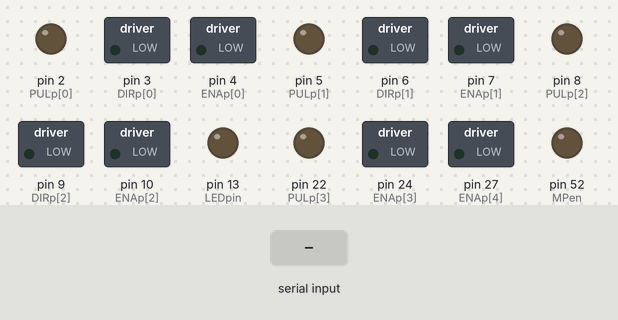
A sketch run on a simulated Arduino Mega 2560, built with avr-gcc and run on an emulated ATmega2560. Shown: switched loads named in the sketch (green lamp = pin HIGH), output pins drawn as LEDs (lit = HIGH). The test bench sets the inputs (shaded band). What the sketch prints to the serial monitor is not drawn.

Above: at 1.2 s.
1.3 s: "1,90,45\n" received over Serial
At 3.4 s:
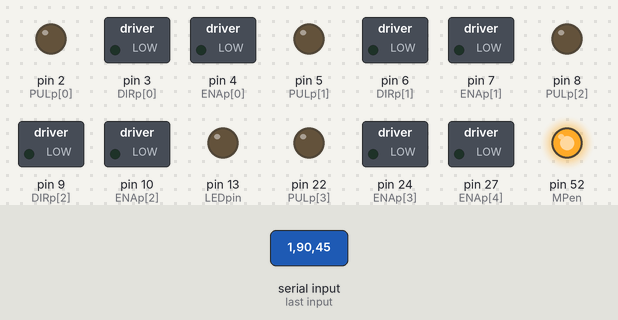
4.3 s: "6\n" received over Serial
At 6.3 s:
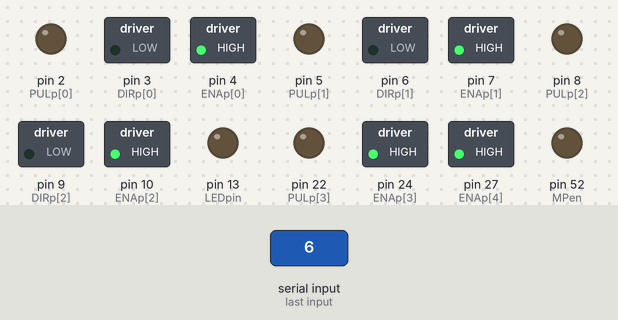
6.8 s: "1\n" received over Serial
At 9.6 s:
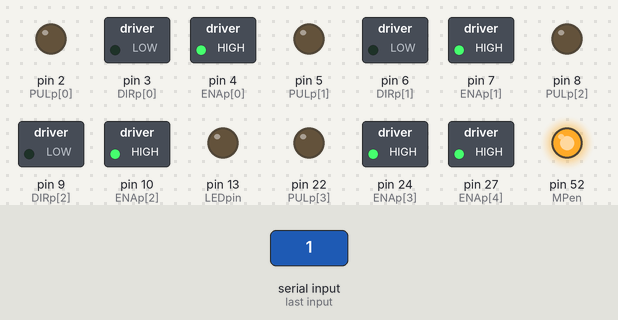
9.8 s: "1,90\n" received over Serial
At 11.8 s:
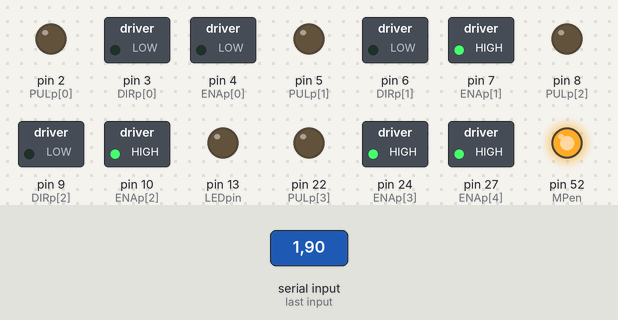
12.3 s: "1,90,45\n" received over Serial
At 12.8 s:
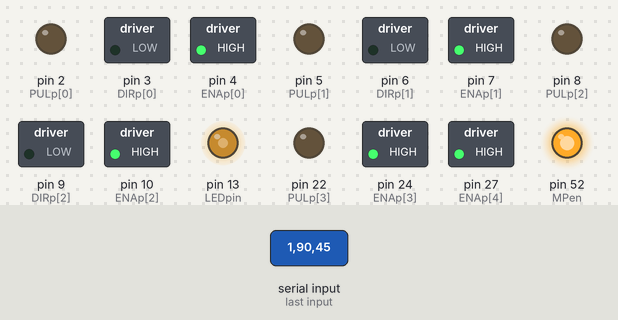
Timing chart, 0 to 15.7 s (numbered marks = the images above; inputs shaded):
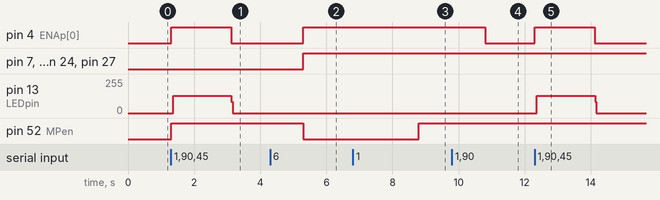

The sketch:

NOSAFETYStepperChooseMotorV2.0.ino
```cpp
// Script runs stepper motor With limit switches
// This script is designed for usage with the Remote Stepper Motor Controller unit
// Switches need 10k ohm pulldown resistors
// Serial formating is 'NumMotors.Motor1Num.Motor1Steps.Motor2Num.Motor2Steps. ect. ect.)
int StepsPerRev = 200; // just a default call (not used)
int SpeedMotors = 5; // Higher = Slower. Full period is double this number in miliseconds (20 seems stable)
int StepperMultiplier = 4; // Stepper multiplier (Use if microstepping by the factor equal to [microsteps setting]/ 200).

// Note: Don't plug in digital pin 0, 1 or 13. They are used for other functions.
byte LEDpin = 13; // Used to indicate the drive command is running
int LimitVals = 0;

// Motor Pins
byte NumAttachedMotors = 5;
byte PULp[] = {2, 5, 8, 22, 25};
byte DIRp[] = {3, 6, 9, 23, 26};
byte ENAp[] = {4, 7, 10, 24, 27};

// SwitchingPins
byte LLim[] = {41, 43, 45, 47, 48};
byte ULim[] = {40, 42, 44, 46, 49};

// Motor Enable Pins
byte MPen = 52;
byte MPind = 53;

// Stepper Motor Step Counter Reset Point
long StepResetCnt[] = {2147483647, 2147483647, 2147483647, 2147483647, 2147483647};
long StepCnt[5];

void setup() {
  Serial.begin(9600);
  while (!Serial) {
    ; // wait for serial port to connect. Needed for native USB port only
  }

  // Setting up the motor digital I/O pins
  for (int i = 0; i < (&PULp)[1] - PULp; i++) {
    pinMode( PULp[i], OUTPUT);
  }
  for (int i = 0; i < (&DIRp)[1] - DIRp; i++) {
    pinMode( DIRp[i], OUTPUT);
  }
  for (int i = 0; i < (&ENAp)[1] - ENAp; i++) {
    pinMode( ENAp[i], OUTPUT);
  }

  // Setting up the Limit Switch digital I/O pins
  for (int i = 0; i < (&ULim)[1] - ULim; i++) {
    pinMode( ULim[i], INPUT); // Uses automatic pull-down resistor
  }
  for (int i = 0; i < (&LLim)[1] - LLim; i++) {
    pinMode( LLim[i], INPUT); // Uses automatic pull-down resistor
  }

  // Setting up the indicator light
  pinMode(LEDpin, OUTPUT);
  digitalWrite(LEDpin, LOW);

  // Enabling the Motor Power Enable Switches
  pinMode(MPen, OUTPUT);
  digitalWrite(MPen, LOW);
  pinMode(MPind, INPUT);

  // Step Counter Setup
  for (int i = 0; i < (&StepResetCnt)[1] - StepResetCnt; i++) {
    StepCnt[i] = StepResetCnt[i];
  }
}

void loop() {
  if (Serial.available() > 0)
  {
    int NumMotors = Serial.parseInt(); // Determine number of motors to drive

    if (NumMotors == 6) {
      int CmdNum = Serial.parseInt(); // If no motors are to be driven a system command is being requested

      // --- System Command (0.0): All Off ---
      if (CmdNum == 0) {
        // Turning Everything off again
        for (int i = 0; i < (&PULp)[1] - PULp; i++) {
          digitalWrite(ENAp[i], HIGH); // Turn motors off
          digitalWrite(DIRp[i], LOW); // Turn direction line off
        }
        digitalWrite(LEDpin, LOW); // On board light shows no longer driving

        // Passing error flags back to python
        LimitVals = 0;
        Serial.write(LimitVals);

        // Turn off Motors
        digitalWrite(MPen, LOW);

        // Pass Back Step Counters
        for (int i = 0; i < 5; i++) {
          byte PassOut[4];
          PassOut[0] = (byte) ((StepCnt[i] & 0xFF000000) >> 24 );
          PassOut[1] = (byte) ((StepCnt[i] & 0x00FF0000) >> 16 );
          PassOut[2] = (byte) ((StepCnt[i] & 0x0000FF00) >> 8  );
          PassOut[3] = (byte) ((StepCnt[i] & 0X000000FF)       );
          Serial.write(PassOut[0]);
          Serial.write(PassOut[1]);
          Serial.write(PassOut[2]);
          Serial.write(PassOut[3]);
        }
      }
      // --- System Command (0.1): Stepper Drivers On ---
      else if (CmdNum == 1) {
        digitalWrite(MPen, HIGH);
        Serial.write(LimitVals);

        // Pass Back Step Counters
        for (int i = 0; i < 5; i++) {
          byte PassOut[4];
          PassOut[0] = (byte) ((StepCnt[i] & 0xFF000000) >> 24 );
          PassOut[1] = (byte) ((StepCnt[i] & 0x00FF0000) >> 16 );
          PassOut[2] = (byte) ((StepCnt[i] & 0x0000FF00) >> 8  );
          PassOut[3] = (byte) ((StepCnt[i] & 0X000000FF)       );
          Serial.write(PassOut[0]);
          Serial.write(PassOut[1]);
          Serial.write(PassOut[2]);
          Serial.write(PassOut[3]);
        }
      }
      // --- System Command (0.2): Quote Status ---
      else if (CmdNum == 2) {
        LimitVals = 0;
        // ------- Limit Switches -------
        for (int j = 0; j < (&LLim)[1] - LLim; j++) {
          // Check each switch
          bool LowLimHit = (digitalRead(LLim[j]) == LOW);
          bool UpLimHit = (digitalRead(ULim[j]) == LOW);

          // Raising the associated Flag
            if (LowLimHit) {
              bitSet(LimitVals, (2 * j));
            }
            if (UpLimHit) {
              bitSet(LimitVals, (2 * j) + 1);
            }
        }
        Serial.write(LimitVals);

        // Pass Back Step Counters
        for (int i = 0; i < 5; i++) {
          byte PassOut[4];
          PassOut[0] = (byte) ((StepCnt[i] & 0xFF000000) >> 24 );
          PassOut[1] = (byte) ((StepCnt[i] & 0x00FF0000) >> 16 );
          PassOut[2] = (byte) ((StepCnt[i] & 0x0000FF00) >> 8  );
          PassOut[3] = (byte) ((StepCnt[i] & 0X000000FF)       );
          Serial.write(PassOut[0]);
          Serial.write(PassOut[1]);
          Serial.write(PassOut[2]);
          Serial.write(PassOut[3]);
        }
      }
      // --- System Command (0.3): Reset Steppers ---
      else if (CmdNum == 3) {
        // Reset counters
        for (int i = 0; i < (&StepResetCnt)[1] - StepResetCnt; i++) {
          StepCnt[i] = StepResetCnt[i];
        }

        Serial.write(LimitVals);

        // Pass Back Step Counters
        for (int i = 0; i < 5; i++) {
          byte PassOut[4];
          PassOut[0] = (byte) ((StepCnt[i] & 0xFF000000) >> 24 );
          PassOut[1] = (byte) ((StepCnt[i] & 0x00FF0000) >> 16 );
          PassOut[2] = (byte) ((StepCnt[i] & 0x0000FF00) >> 8  );
          PassOut[3] = (byte) ((StepCnt[i] & 0X000000FF)       );
          Serial.write(PassOut[0]);
          Serial.write(PassOut[1]);
          Serial.write(PassOut[2]);
          Serial.write(PassOut[3]);
        }
      }
    }
    else if ((NumMotors < NumAttachedMotors) & (NumMotors > 0)) {
      // ------- Determining the motors to drive and for how long -------
      int Motors2Use[NumMotors];
      int StepsPerRev[NumMotors];
      int MaxStepsPerRev = 0;
      for (int j = 0; j < abs(NumMotors); j++) {
        Motors2Use[j] = Serial.parseInt(); // Specifying the motor to drive
        StepsPerRev[j] = (Serial.parseInt())*StepperMultiplier; // Determine number of steps to drive the motor

        if (abs(StepsPerRev[j]) > MaxStepsPerRev) {
          MaxStepsPerRev = abs(StepsPerRev[j]); // Motors will be active for largest drive time passed
        }

        // Setting the motor directions
        if (StepsPerRev[j] > 0) {
          digitalWrite(DIRp[Motors2Use[j]], HIGH); // Forwards
        }
        else {
          digitalWrite(DIRp[Motors2Use[j]], LOW); // Backwards
        }
      }

      // ------- Turning on Stepper Drivers  -------
      digitalWrite(MPen, HIGH); // Turns on power to the stepper modules

      // ------- Beginning the Drive Process -------
      digitalWrite(LEDpin, HIGH); // On board light shows start of driving
      // Turning on all the required motors
      for (int i = 0; i < (&Motors2Use)[1] - Motors2Use; i++) {
        digitalWrite(ENAp[Motors2Use[i]], LOW); // Enable drive (Don't hand rotate motor)
      }

      // Stepping the motors
      for (int i = 0; i < MaxStepsPerRev; i++)
      {
        // Manually running the steps
        for (int j = 0; j < (&Motors2Use)[1] - Motors2Use; j++) {
          if (i < abs(StepsPerRev[j])) {
            digitalWrite(PULp[Motors2Use[j]], HIGH); // Pull to next step
          }
        }
        delay(SpeedMotors);
        for (int j = 0; j < (&Motors2Use)[1] - Motors2Use; j++) {
          if (i < abs(StepsPerRev[j])) {
            digitalWrite(PULp[Motors2Use[j]], LOW); // Reset at step
          }
        }
        delay(SpeedMotors);
        for (int j = 0; j < (&Motors2Use)[1] - Motors2Use; j++) { // Recording the motion
          if (i < abs(StepsPerRev[j])) {
            bool DirectionFlag = (digitalRead(DIRp[Motors2Use[j]]) == HIGH);
            if (DirectionFlag) {
              StepCnt[Motors2Use[j]] = ++StepCnt[Motors2Use[j]]; // Increase Step Count by 1
            }
            else {
              StepCnt[Motors2Use[j]] = --StepCnt[Motors2Use[j]]; // Decrease Step Count by 1
            }
          }
        }

        // ------- Limit Switches -------
        for (int j = 0; j < (&Motors2Use)[1] - Motors2Use; j++) {
          // Check each switch
          bool LowLimHit = bool (digitalRead(LLim[Motors2Use[j]]) == LOW);
          bool UpLimHit = bool (digitalRead(ULim[Motors2Use[j]]) == LOW);

          if ((LowLimHit || UpLimHit) && (i < abs(StepsPerRev[j]))) {
            // Raising the associated Flag
            if (LowLimHit) {
              bitSet(LimitVals, (2 * j));
            }
            if (UpLimHit) {
              bitSet(LimitVals, (2 * j) + 1);
            }
          }
        }
      }


      // Turning Everything off again
      for (int i = 0; i < (&Motors2Use)[1] - Motors2Use; i++) {
        digitalWrite(ENAp[Motors2Use[i]], HIGH); // Turn motors off
        digitalWrite(DIRp[Motors2Use[i]], LOW); // Turn direction line off
      }
      digitalWrite(LEDpin, LOW); // On board light shows no longer driving

      // Passing error flags back to python
      Serial.write(LimitVals);

      // Pass Back Step Counters
      for (int i = 0; i < 5; i++) {
        byte PassOut[4];
        PassOut[0] = (byte) ((StepCnt[i] & 0xFF000000) >> 24 );
        PassOut[1] = (byte) ((StepCnt[i] & 0x00FF0000) >> 16 );
        PassOut[2] = (byte) ((StepCnt[i] & 0x0000FF00) >> 8  );
        PassOut[3] = (byte) ((StepCnt[i] & 0X000000FF)       );
        Serial.write(PassOut[0]);
        Serial.write(PassOut[1]);
        Serial.write(PassOut[2]);
        Serial.write(PassOut[3]);
      }
    }
  }
}
```

Measured:
- after the input at 1.3 s, pin 4 (ENAp[0]): LOW → HIGH at once, → LOW 1.8 s later; pin 13 (LEDpin): 0/255 → 128/255 after 0.07 s, → 0/255 1.8 s later; pin 52 (MPen): LOW → HIGH at once
- after the input at 4.3 s, pin 4 (ENAp[0]), pin 7 (ENAp[1]), pin 10 (ENAp[2]), pin 24 (ENAp[3]), pin 27 (ENAp[4]): LOW → HIGH after 1.0 s; pin 52 (MPen): HIGH → LOW after 1.0 s
- after the input at 6.8 s, pin 52 (MPen): LOW → HIGH after 2.0 s
- after the input at 9.8 s, pin 4 (ENAp[0]): HIGH → LOW after 1.0 s
- after the input at 12.3 s, pin 4 (ENAp[0]): LOW → HIGH at once, → LOW 1.8 s later; pin 13 (LEDpin): 0/255 → 128/255 after 0.07 s, → 0/255 1.8 s later
